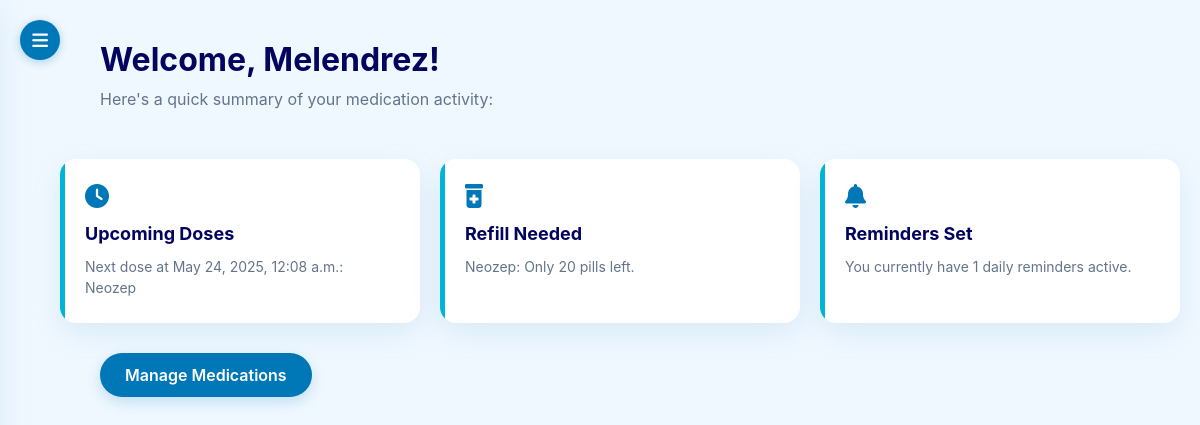
The app's page /dashboard (signed in), older data.
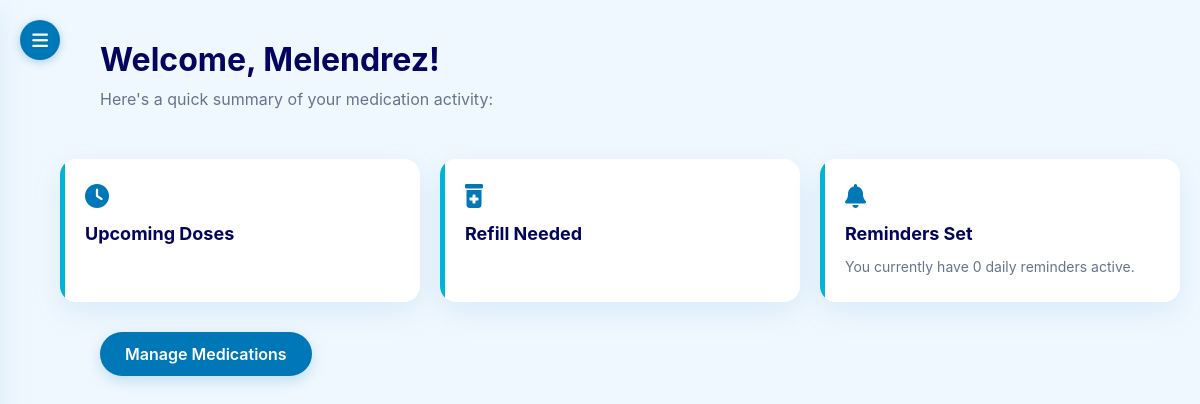
The same page, newer data.
### core/models.py (models this page shows, shortened)
class MedicationReminder(models.Model):
  medication = models.ForeignKey(Medication, on_delete=models.CASCADE)
  reminder_time = models.TimeField()
  repeat_daily = models.BooleanField(default=True)
  reminder_message = models.CharField(max_length=255, null=True, blank=True)
  reminder_sent = models.BooleanField(default=False)
  created_at = models.DateTimeField(auto_now_add=True)
  last_reminder = models.DateTimeField(default=timezone.now)
  interval_unit = models.CharField(default='hours')
  interval_value = models.IntegerField(default=1)

class Medication(models.Model):
  user = models.ForeignKey(CustomUser, on_delete=models.CASCADE)
  name = models.CharField(max_length=255)
  dosage = models.CharField(max_length=100, help_text='Total amount of dosage per pill.')
  schedule = models.PositiveIntegerField(help_text="Total amount of medication intakes per day. ")
  daily_meds_taken = models.IntegerField(default=0)
  start_date = models.DateField()
  end_date = models.DateField(null=True, blank=True)
  quantity_available = models.PositiveIntegerField(default=0, help_text="Total number of medication units currently available.")
  notes = models.TextField(null=True, blank=True)

### core/views.py (the view)
# urls.py: path('', dashboard_view, name='dashboard'),
@login_required
def dashboard_view(request):
  user = request.user
  medications = Medication.objects.filter(user=user)
  medication_reminders = MedicationReminder.objects.filter(medication__in=medications)
  reminders_amount = medication_reminders.count()
  for reminder in medication_reminders:
      if reminder.interval_unit == 'hours':
          delta = timedelta(hours=reminder.interval_value)
      else:
          delta = timedelta(minutes=reminder.interval_value)
      if reminder.medication.daily_meds_taken == reminder.medication.schedule:
        reminder.next_dose = reminder.reminder_time
      else:
        reminder.next_dose = reminder.last_reminder + delta
  return render(request, 'core/dashboard.html', {'medications': medications, 'medication_reminders': medication_reminders, 'reminders_amount': reminders_amount})

### core/templates/core/dashboard.html (shortened to what this page needs)
<!DOCTYPE html>
<html lang="en">
<head>
  <link rel="stylesheet" href="https://cdnjs.cloudflare.com/ajax/libs/font-awesome/6.4.0/css/all.min.css"/>
</head>
<body>
  <div class="burger-menu" id="burgerMenu">
    <i class="fas fa-bars"></i>
  </div>
  <div class="main">
    <div class="header">
      <h1>Welcome, {{ user.first_name|default:user.username }}!</h1>
      <p>Here's a quick summary of your medication activity:</p>
    </div>
    <div class="card-grid">
      <div class="card">
        <i class="fas fa-clock"></i>
        <h3>Upcoming Doses</h3>
        {% for reminder in medication_reminders %}
          <p>Next dose at {{reminder.next_dose}}: {{reminder.medication.name}} {{reminder.dosage}}</p>
        {% endfor %}
      </div>
      <div class="card">
        <i class="fas fa-prescription-bottle-alt"></i>
        <h3>Refill Needed</h3>
        {% for medication in medications %}
          <p>
            {{ medication.name }}: Only {{ medication.quantity_available }} pills left.
          </p>
        {% endfor %}
      </div>
      <div class="card">
        <i class="fas fa-bell"></i>
        <h3>Reminders Set</h3>
        <p>You currently have {{ reminders_amount }} daily reminders active.</p>
      </div>
    </div>
    <div class="btn-container">
      <a href="{% url 'manage_medications' %}" class="btn-primary">Manage Medications</a>
    </div>
  </div>
</body>
</html>

Row changes from the older to the newer data that the page shows:
removed MedicationReminder: next_dose "May 24, 2025, 12:08 a.m.", medication.name "Neozep"
removed Medication: name "Neozep", quantity_available "20"
Text that changed along with them:
{{ reminders_amount }}: "1" → "0"
